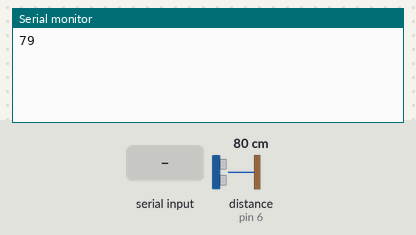
The sketch below on a simulated Arduino Uno, built with avr-gcc and run on an emulated ATmega328P. Shown: the last lines printed to the serial monitor. Wiring (inferred from the names in the program): ultrasonic range finder: trigger pin 7; echo pin 6. Inputs (shaded band) come from the test bench; at power-on: distance to the obstacle (sensor on pin 6) 80 cm. The echo pulse lasts 58.3 µs per cm.

Above: at 2.8 s.
2.9 s: distance to the obstacle (sensor on pin 6) set to 2 cm
At 4.0 s:
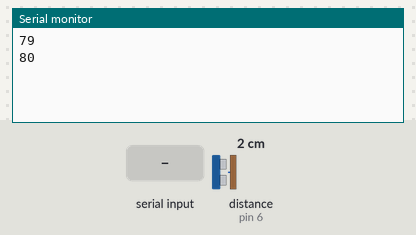
4.4 s: "1" received over Serial
5.9 s: "0" received over Serial
At 7.3 s:
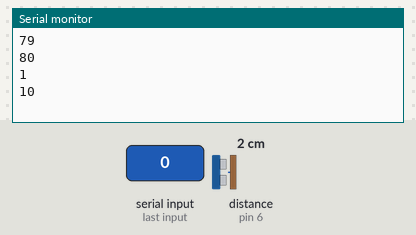
7.4 s: distance to the obstacle (sensor on pin 6) set to 4 cm
At 9.1 s:
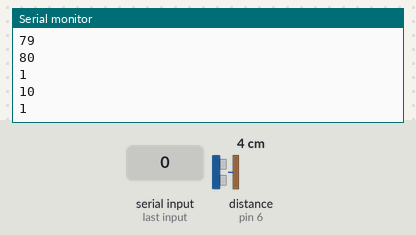
Timing chart, 0 to 9.9 s (numbered marks = the images above; inputs shaded):
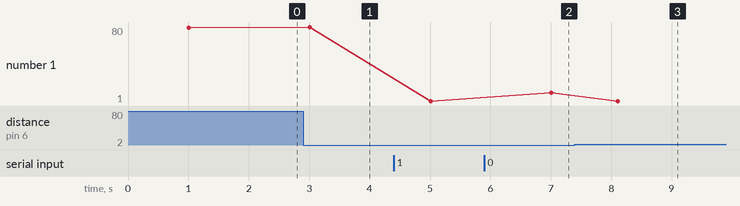

Measured:
- after the input at 5.9 s, the serial monitor: prints a new line after 1.1 s (image 2)
- plotted number 1: 1 → 10 after the input at 5.9 s

The sketch:

Arduino-Transfer.ino
```cpp
String kirim;
const int TRIGPIN = 7;
const int ECHOPIN = 6;
long timer;
int jarak;

void setup()
{
 Serial.begin(9600);
  pinMode(ECHOPIN, INPUT);
  pinMode(TRIGPIN, OUTPUT);
}

void loop()
{
  String hasil = String(distance());
  Serial.print(hasil);
  Serial.println("");
  delay(1000);
  if(Serial.available()){
  	kirim = Serial.readString();
    Serial.print(kirim);
    Serial.println("");
    delay(100);
  }
}

int distance(){
  digitalWrite(TRIGPIN, LOW);
  delayMicroseconds(2);
  digitalWrite(TRIGPIN, HIGH);
  delayMicroseconds(10);
  digitalWrite(TRIGPIN, LOW);

  timer = pulseIn(ECHOPIN, HIGH);
  jarak = 0.0343 * (timer / 2);
  delay(1000);

  return jarak;
}
```
